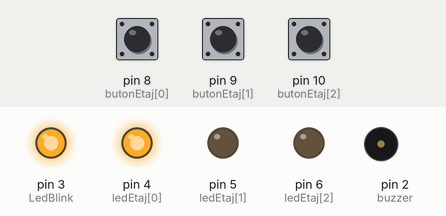
Simulated run of this sketch. Board: Arduino Uno, built with avr-gcc and run on an emulated ATmega328P. On the bench: output pins drawn as LEDs (lit = HIGH), buzzer (waves = sounding). Dashed ring = blinking. The test bench sets the inputs (shaded band); at power-on: pin 9 (butonEtaj[1]) HIGH, pin 10 (butonEtaj[2]) HIGH, pin 8 (butonEtaj[0]) HIGH.

Above: at 1.2 s.
1.3 s: pin 9 (butonEtaj[1]) pulled LOW for 0.15 s
At 1.55 s:
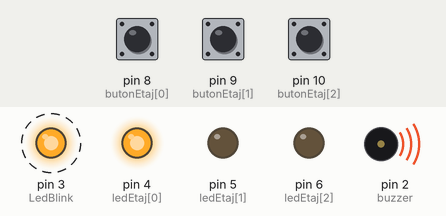
4.3 s: pin 10 (butonEtaj[2]) pulled LOW for 0.15 s
At 4.36 s:
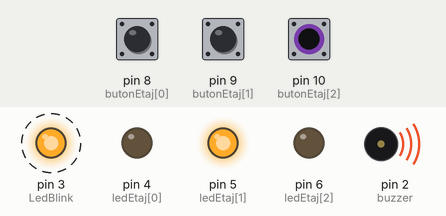
7.4 s: pin 8 (butonEtaj[0]) pulled LOW for 0.15 s
At 7.65 s:
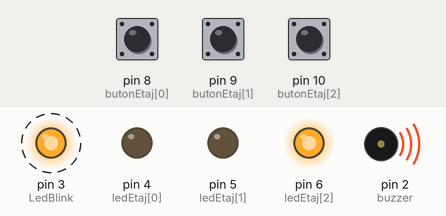
10.4 s: pin 9 (butonEtaj[1]) pulled LOW for 3.2 s
Timing chart, 0 to 15.9 s (numbered marks = the images above; inputs shaded):
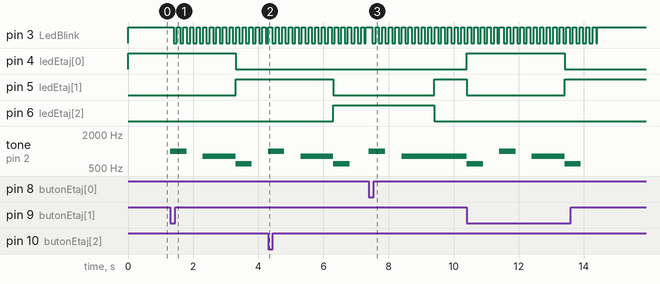

Measured:
- after the input at 1.3 s, pin 3 (LedBlink): alternates HIGH for 0.10 s and LOW for 0.10 s, starting after 0.10 s; pin 4 (ledEtaj[0]): HIGH → LOW after 2.0 s; pin 5 (ledEtaj[1]): LOW → HIGH after 2.0 s; tone on pin 2 (buzzer): plays 1000 Hz for 0.50 s, 800 Hz for 1.0 s, 600 Hz for 0.50 s, starting at once
- after the input at 4.3 s, pin 5 (ledEtaj[1]): HIGH → LOW after 2.0 s; pin 6 (ledEtaj[2]): LOW → HIGH after 2.0 s; tone on pin 2 (buzzer): plays 1000 Hz for 0.50 s, 800 Hz for 1.0 s, 600 Hz for 0.50 s, starting at once
- after the input at 7.4 s, pin 3 (LedBlink): alternates HIGH for 0.10 s and LOW for 0.10 s, starting after 0.10 s; pin 5 (ledEtaj[1]): LOW → HIGH after 2.0 s; pin 6 (ledEtaj[2]): HIGH → LOW after 2.0 s; tone on pin 2 (buzzer): silent → 1000 Hz at once, → silent 0.50 s later, → 800 Hz 0.50 s later

The sketch:

Homework_2_Controlling_an_RGB_LED.ino
```cpp
enum StareLift {
    Asteptare,
    InchidereUsi,
    InMiscare,
    DeschidereUsiLaDestinatie
};

StareLift stare = Asteptare;


int etajCurent = 1;
int etajDestinatie = 1;
unsigned long timpAnterior = 0;


const long TimpPeEtaj = 1000; // timpul de deplasare intre etaje
const long intervalUsi = 1000; // timp pentru deschidere/inchidere usi

const int ledEtaj[] = {4, 5, 6};
const int butonEtaj[] = {8, 9, 10};
const int buzzer = 2;
const int LedBlink = 3;
size_t  numarEtaje = sizeof(ledEtaj) / sizeof(ledEtaj[0]);


const long delayDebounce=40;
int StareButoane[3]={HIGH,HIGH,HIGH};
unsigned long TimpVerificareButon[3]={0};


bool blinkActive = false;  // Daca led-ul verde sa se aprinda si stinga continuu sau nu.


void setup() {
    for (int i = 0; i < numarEtaje; i++) {
        pinMode(ledEtaj[i], OUTPUT);
        pinMode(butonEtaj[i], INPUT_PULLUP);
    }
    pinMode(buzzer, OUTPUT);
    pinMode(LedBlink, OUTPUT);

  digitalWrite(ledEtaj[etajCurent-1],HIGH);
}


void loop() {

  if(blinkActive==false){ // daca liftul stationeaza, led-ul verde ramane aprins fara a clipii si aprindem led-ul de la etajul curent
    digitalWrite(LedBlink,HIGH);
}


  if(!blinkActive){ // nu luam in seama daca se apasa alt buton cand liftul se misca
    for (int i = 0; i < numarEtaje; i++) {
        if (VerificaDebounce(i) && etajCurent!=i+1) { // cazul in care apasam butonul de la etajul curent
            etajDestinatie = i + 1;
                      blinkActive = true;
                      tone(buzzer, 1000, 500);  // se inchid usile
// liftul trebuie sa plece, deci led-ul verde trebuie sa clipeasca

        }
    }
  }


    switch (stare) {
        case Asteptare:
            if (etajDestinatie != etajCurent) {
                stare = InchidereUsi;
                timpAnterior = millis();
            }
            break;

        case InchidereUsi: // inchidem usile si deplasam liftul
            if (millis() - timpAnterior > intervalUsi) {
                stare = InMiscare;
                timpAnterior = millis();
                tone(buzzer, 800); // buzzer continuu pana ajungem la etajul dorit
            }
            break;

case InMiscare:


    if (millis() - timpAnterior > TimpPeEtaj) { // timpul in care ne deplasam intre etaje
              digitalWrite(ledEtaj[etajCurent - 1], LOW);

        if (etajDestinatie > etajCurent) {
            etajCurent++;
        } else {
            etajCurent--;
        }
        digitalWrite(ledEtaj[etajCurent - 1], HIGH); // Aprindem led-ul unde este liftul

        if (etajCurent == etajDestinatie) {

            stare = DeschidereUsiLaDestinatie;
            timpAnterior = millis();
            tone(buzzer, 600, 500); // pentru cand se deschid usile cand a ajuns liftul
        } else {
            timpAnterior = millis();  // Reseteaza timerul pentru urmatorul etaj
        }
    }
    break;


        case DeschidereUsiLaDestinatie:
            if (millis() - timpAnterior > intervalUsi) {
                stare = Asteptare;
                blinkActive = false; // opriti blink-ul dupa ce liftul ajunge la etaj

            }
            break;
    }


    static unsigned long previousMillis = 0;
    static bool ledState = LOW;
    if (blinkActive && millis() - previousMillis > 100) { // Facem ca led-ul verde sa se aprinda succesiv cat timp liftul functioneaza
        previousMillis = millis();
        ledState = !ledState;
        digitalWrite(LedBlink, ledState);
    }
}

bool VerificaDebounce(int i){
bool apasat=false;
  int reading=digitalRead(butonEtaj[i]);
  if(millis()-TimpVerificareButon[i]>delayDebounce){

    if(reading!=StareButoane[i]){
      TimpVerificareButon[i]=millis();
      if(reading==LOW)
        apasat=true;

    }

    StareButoane[i]=reading;
  }
  return apasat;

}
```
